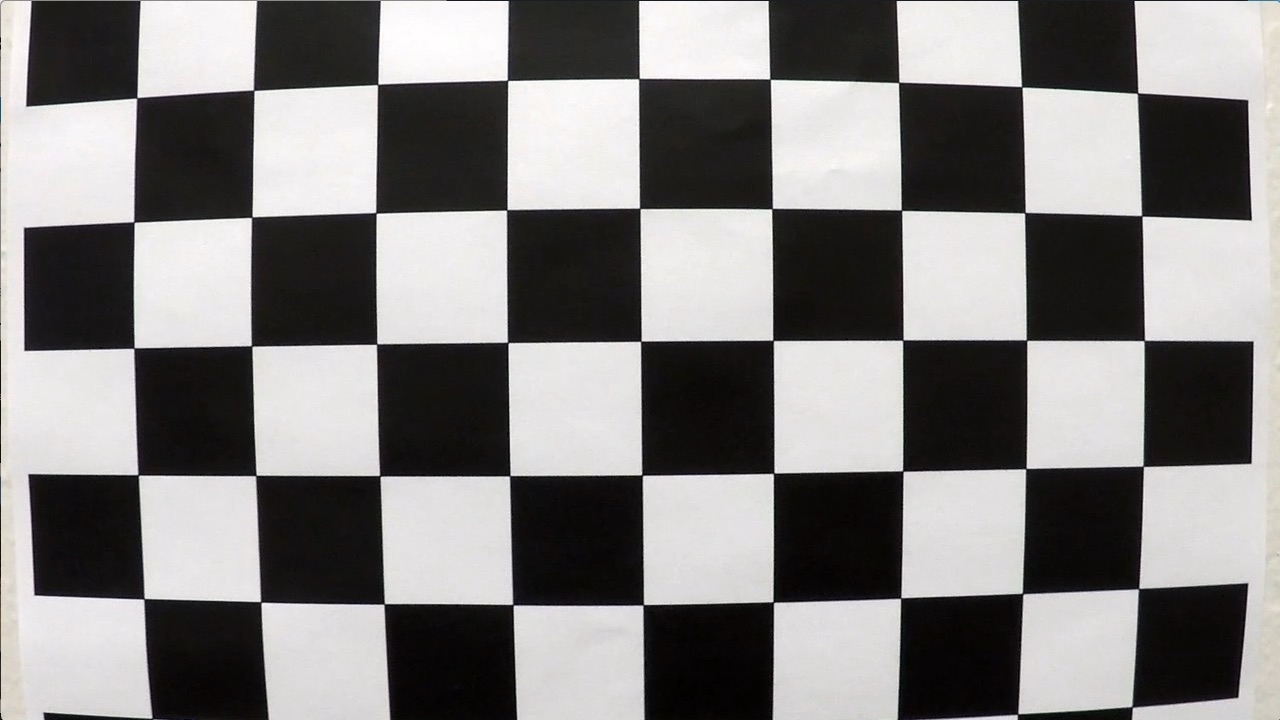
#> input picture camera_cal/calibration1.jpg, 1280 x 720 px
$ jupyter execute 'Advance Lane Finding.ipynb'   (shell and % lines are left out)   (older library calls are emulated)
#> lines starting #> are read from the running program, lines starting #| are printed output that depends on the picture
[cell 1]
# Importing dependencies:
import cv2
import glob
import pickle
import numpy as np
import matplotlib.pyplot as plt
import matplotlib.image as mpimg

print('Imported all dependencies!')

[cell 2]
# Opening and reading an image (one provided by Udacity):
image = cv2.imread('camera_cal/calibration1.jpg')
#> image is the input picture: shape (720, 1280, 3); mean B, G, R 127.8, 128.4, 130.1

# Importing several images for testing:
images = glob.glob('camera_cal/*.jpg')

print('This image is:', type(image), 'with dimensions:', image.shape)
#| This image is: <class 'numpy.ndarray'> with dimensions: (720, 1280, 3)
plt.imshow(image)

[cell 3]
# Setting image size:
# Number of inside corners in X:
nx = 9
# Number of inside corners in Y:
ny = 6

# Creating object points:
# Array that will hold 3D points of the real world:
objpoints = []

# Array that will hold 2D in the image plane:
imagepoints = []

# Preparing the object points:
objp = np.zeros((6 * 9, 3), np.float32)

# Reshaping the coordinates given from ngrid to 2 columns X & Y:
objp[:,:2] = np.mgrid[0:9, 0:6].T.reshape(-1, 2)

print('Done setting the arrays and image size!')

[cell 4]
# Creating function that find the points in the images:
def find_points(img, objpoints, imagepoints):

    # Iterating through the images found in the folder:
    for idx, fname in enumerate(images):

        # Saving the images into an empty variable:
        img = cv2.imread(fname)

        # Grayscaling images from color to gray:
        gray = cv2.cvtColor(img, cv2.COLOR_BGR2GRAY)

        # Looking for chess board corners:
        ret, corners = cv2.findChessboardCorners(gray, (nx, ny), None)
#> ret = False; corners = None

        # Drawing detected corners of. the image:
        img = cv2.drawChessboardCorners(img, (nx, ny), corners, ret)

        # If the function finds corners:
        if ret == True:

            # Appending the corners and the object points to the empty arrays created before:
            imagepoints.append(corners)
            objpoints.append(objp)

            # Drawing corners on the chessboard:
            cv2.drawChessboardCorners(img, (nx, ny), corners, ret)
#> pass 2 of the loop in find_points, `for idx, fname in enumerate(images):`:
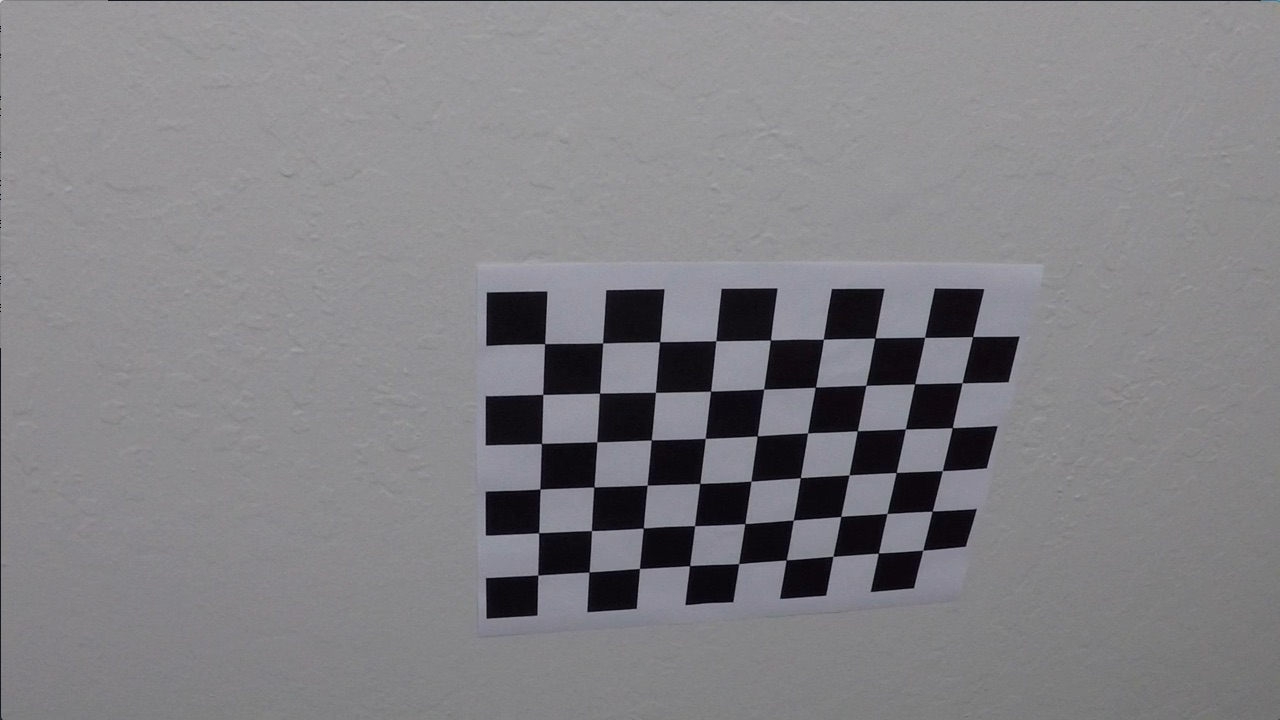
#> input picture camera_cal/calibration10.jpg, 1280 x 720 px
#> in find_points, img is the input picture: shape (720, 1280, 3); mean B, G, R 133.1, 129.4, 130.2
#> in find_points, `ret, corners = cv2.findChessboardCorners(gray, (nx, ny), None)`: ret = True; corners = 54 rows, first 8: [545.3, 343.1], [602.7, 342.8], [660.1, 341.3], [715.8, 340.7], [770.6, 340], [823.5, 339.2], [874.3, 338.5], [925.1, 337.4]
#> in find_points, `cv2.drawChessboardCorners(img, (nx, ny), corners, ret)`:
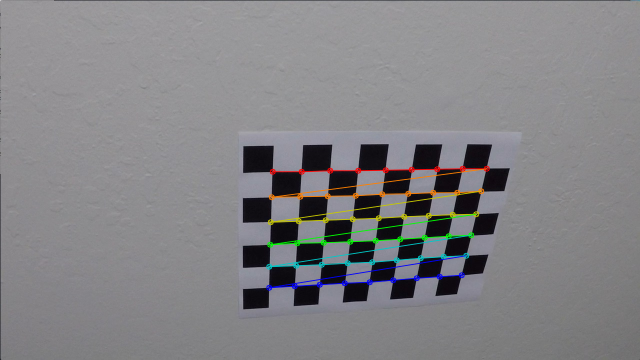
#> img: shape (720, 1280, 3) (shown at 1/2 size); mean B, G, R 133, 130.1, 130.7
#> pass 3 of the loop in find_points, `for idx, fname in enumerate(images):`:
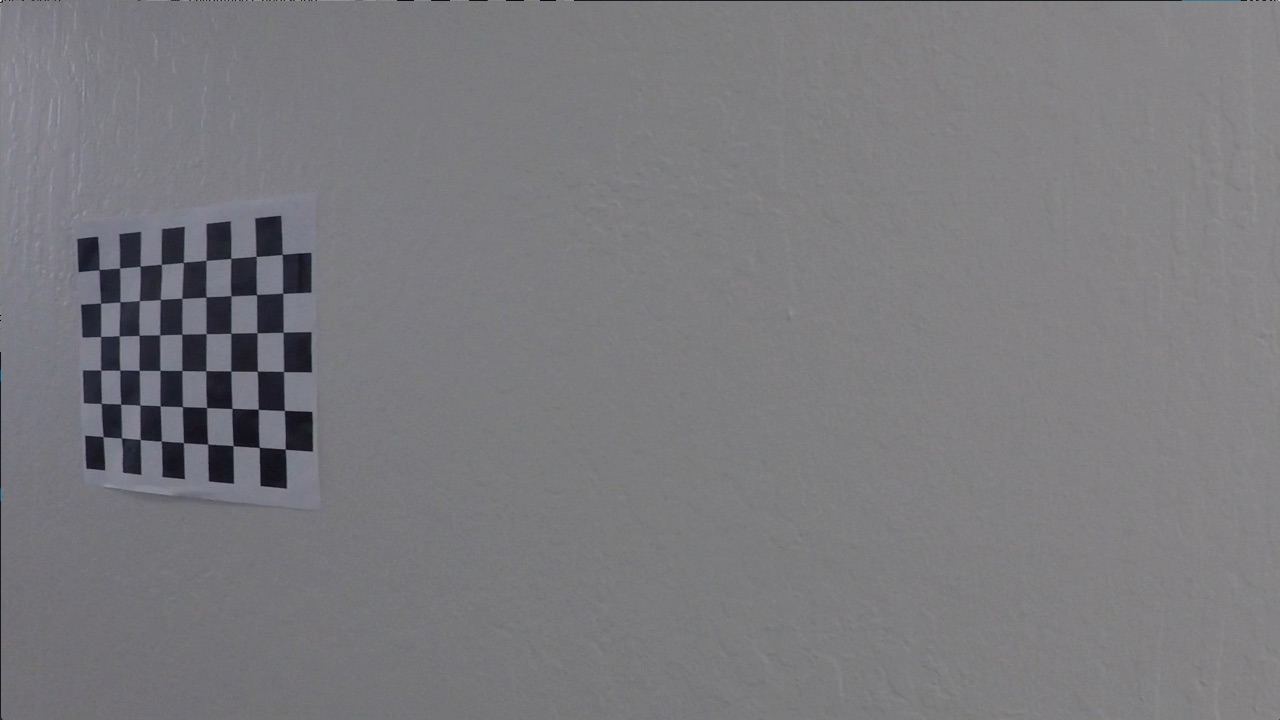
#> input picture camera_cal/calibration11.jpg, 1280 x 720 px
#> in find_points, img is the input picture: shape (720, 1280, 3); mean B, G, R 125.2, 121.7, 122.2
#> corners = 54 rows, first 8: [99.22, 269.6], [119.6, 268], [140.1, 266.1], [161.3, 264.5], [183.3, 262.5], [206.1, 260.3], [230.7, 258.2], [256.2, 256.3]
#> in find_points, `cv2.drawChessboardCorners(img, (nx, ny), corners, ret)`:
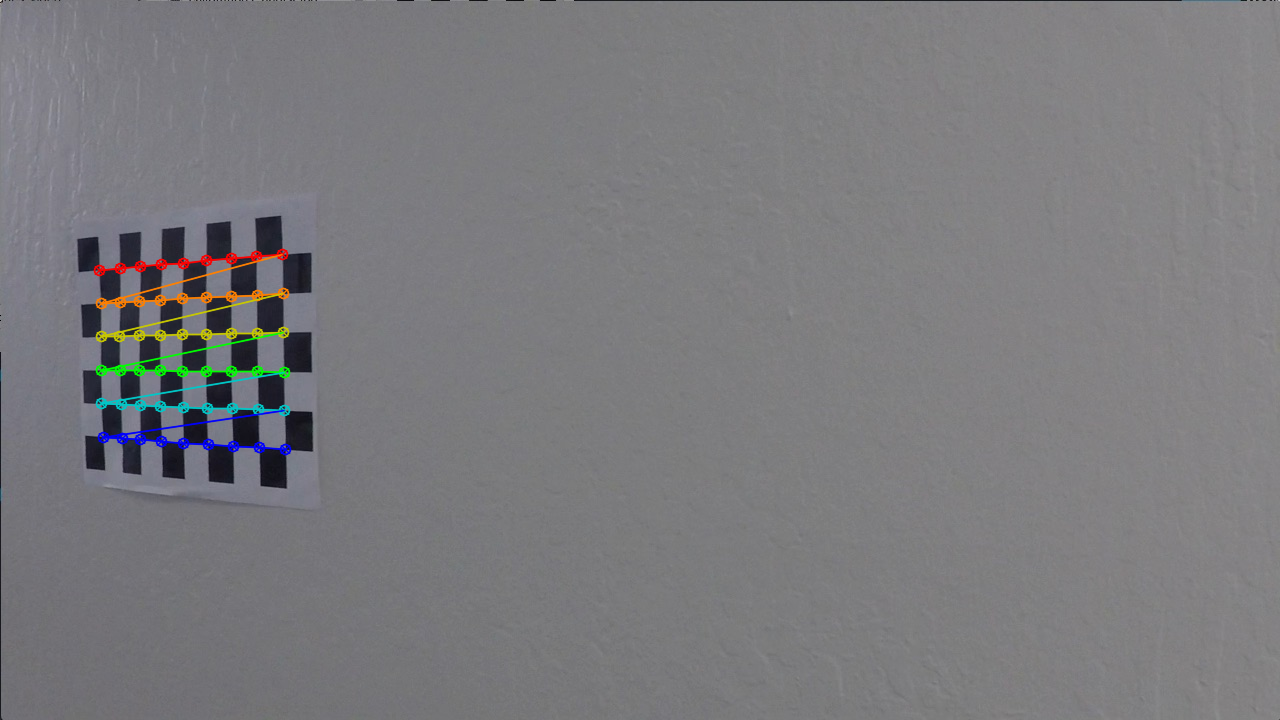
#> img: shape (720, 1280, 3); mean B, G, R 125.1, 122.1, 122.5

    return img

print('Function is ready to use!')

[cell 5]
# Format of showing the original and calibrated images taken from Udacity:
# Formatting the amount of columns and the size of the images that will be displayed:
f, (ax1, ax2) = plt.subplots(1, 2, figsize=(24, 9))
f.tight_layout()

# Showing the original image before passing it through the function:
ax1.imshow(image)
ax1.set_title('Original Image:', fontsize=40)

# Saving the found points image and saving in a variable and folder:
image_points = find_points(image, objpoints, imagepoints)
plt.imsave('output_images/image_points.jpg', image_points)
print('Image saved in directory!')

# Showing the calibrated picture after passing it through the function:
ax2.imshow(image_points)
ax2.set_title('Points Found on Image:', fontsize=40)
plt.subplots_adjust(left=0., right=1, top=0.9, bottom=0.)

[cell 6]
# Calibrating and undistorting the images:
def undistort_img(img):

    # Test undistortion on an image:
    img_size = (image.shape[1], image.shape[0])

    # Do camera calibration given object points and image points:
    ret, mtx, dist, rvecs, tvecs = cv2.calibrateCamera(objpoints, imagepoints, img_size, None, None)

    # Creating the destination of the undistorted image:
    dst = cv2.undistort(img, mtx, dist, None, mtx)

    # Save the camera calibration result for later use (we won't worry about rvecs / tvecs):
    dist_pickle = {}
    dist_pickle["mtx"] = mtx
    dist_pickle["dist"] = dist
    pickle.dump(dist_pickle, open("camera_cal/wide_dist_pickle.p", "wb"))

    return dst

print('Function ready to use!')

[cell 7]
# Showing the original image before passing it through the function:
f, (ax1, ax2) = plt.subplots(1, 2, figsize=(20,10))
ax1.imshow(image)
ax1.set_title('Original Image:', fontsize=30)

# Saving the found points image and saving in a variable and folder:
undistort_image = undistort_img(image)
plt.imsave('output_images/undistort_image.jpg', undistort_image)
print('Image saved in directory!')

# Showing the undistorted picture after passing it through the function:
ax2.imshow(undistort_image)
ax2.set_title('Undistorted Image:', fontsize=30)

[cell 8]
# Creating a function that applies Sobel:
def abs_sobel_thresh(img, orient='x', thresh_min=0, thresh_max=255):

    # Converting image to grayscale:
#> called with orient = 'x', thresh_min = 20, thresh_max = 100
    gray = cv2.cvtColor(img, cv2.COLOR_RGB2GRAY)

    # Taking the derivate of X & Y:
    sobelx = cv2.Sobel(gray, cv2.CV_64F, 1, 0)
    sobely = cv2.Sobel(gray, cv2.CV_64F, 0, 1)

    # Taking the absolute value of the derivative of the gradients.
    abs_sobelx = np.absolute(sobelx)
    abs_sobely = np.absolute(sobely)

    # Scaling the image to 8-bit (0-255) and converting to np.uint8
    scaled_model = np.uint8(255 * abs_sobelx / np.max(abs_sobelx))

    # Creating a mask of 1s where the scaled gradient magnitude number is < thresh min and > the thresh max:
    sxbinary = np.zeros_like(scaled_model)
    sxbinary[(scaled_model >= thresh_min) & (scaled_model <= thresh_max)] = 1

    # Creating variable to save sxbinary:
    binary_output = sxbinary

    return binary_output

print('Function ready to use!')

[cell 9]
# Format of showing the original and calibrated images taken from Udacity:
# Formatting the amount of columns and the size of the images that will be displayed:
f, (ax1, ax2) = plt.subplots(1, 2, figsize=(24, 9))
f.tight_layout()

# Showing the original image before passing it through the function:
ax1.imshow(undistort_image)
ax1.set_title('Undistorted Original Image:', fontsize=40)

# Saving the thresholded gradient and saving in a variable and folder:
thresholded_image = abs_sobel_thresh(undistort_image, orient='x', thresh_min=20, thresh_max=100)
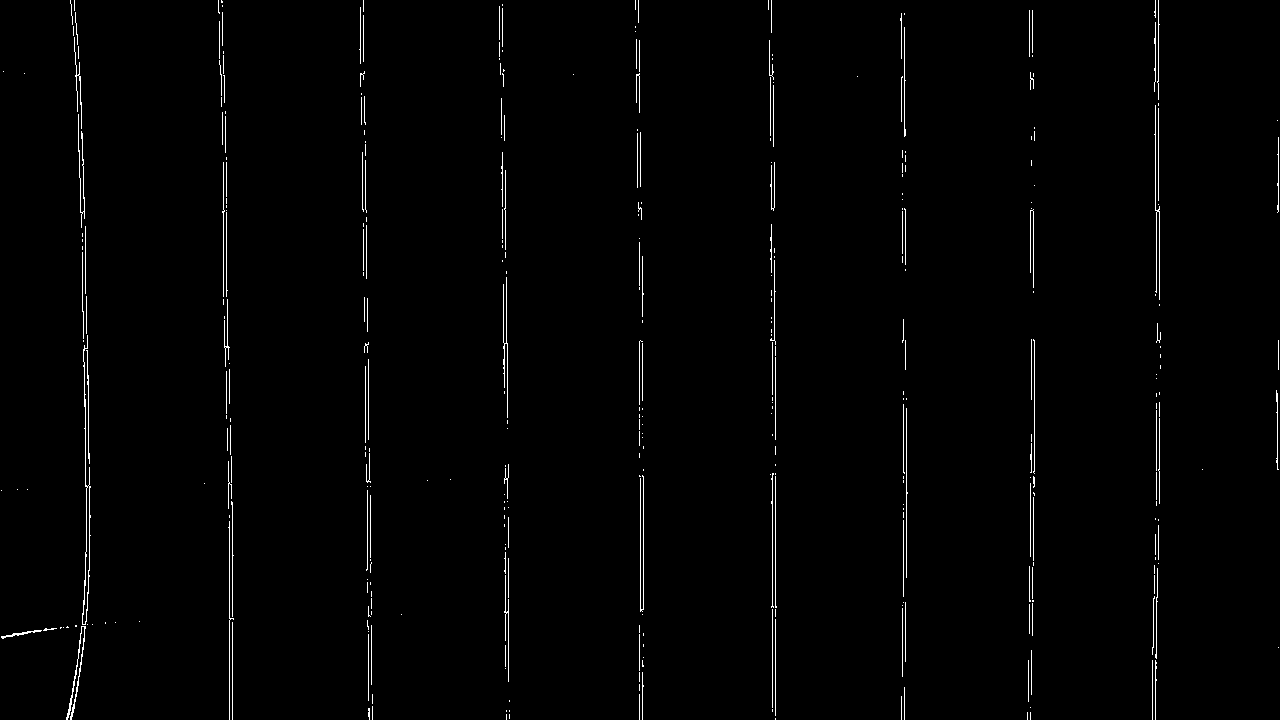
#> thresholded_image: shape (720, 1280); values 0 (black) and 1 (white), 1.2% white in thin lines or dots
plt.imsave('output_images/thresholded_image.jpg', thresholded_image)
print('Image saved in directory!')

# Showing the thresholded gradient after passing it through the function:
ax2.imshow(thresholded_image, cmap='gray')
ax2.set_title('Thresholded Gradient:', fontsize=40)
plt.subplots_adjust(left=0., right=1, top=0.9, bottom=0.)

[cell 10]
# Format of showing the original and calibrated images taken from Udacity:
# Formatting the amount of columns and the size of the images that will be displayed:
f, (ax1, ax2) = plt.subplots(1, 2, figsize=(24, 9))
f.tight_layout()

highway_test1 = cv2.imread('test_images/straight_lines1.jpg')
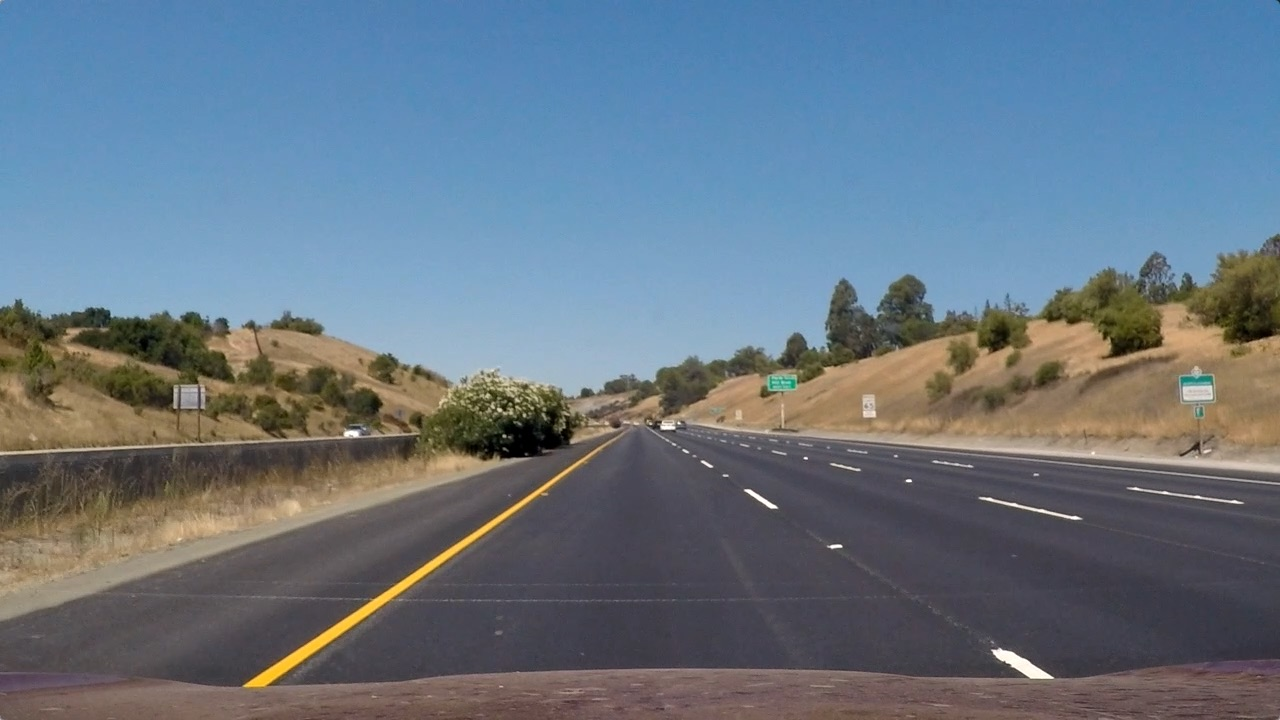
#> input picture test_images/straight_lines1.jpg, 1280 x 720 px
#> highway_test1 is the input picture: shape (720, 1280, 3); mean B, G, R 131.2, 117.7, 103.2

# Displaying threshold in highway picture:
# Showing the original image before passing it through the function:
ax1.imshow(highway_test1)
ax1.set_title('Original Image:', fontsize=40)

# Saving the thresholded gradient and saving in a variable and folder:
highway_threshold_test1 = abs_sobel_thresh(highway_test1, orient='x', thresh_min=20, thresh_max=100)
#> call 2 of abs_sobel_thresh, with orient = 'x', thresh_min = 20, thresh_max = 100
#> in abs_sobel_thresh (call 2), `sobely = cv2.Sobel(gray, cv2.CV_64F, 0, 1)`:
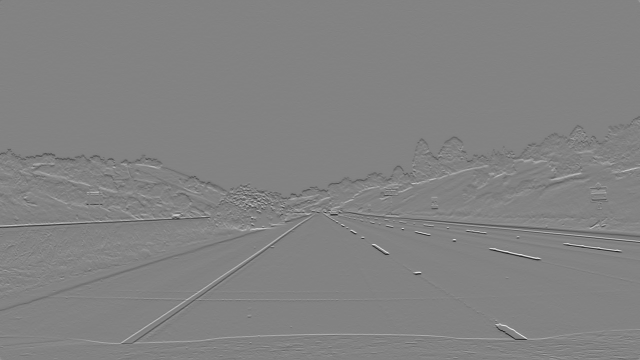
#> sobely: shape (720, 1280) float64 (shown at 1/2 size); min -778, max 739, mean -0.5; drawn with min black and max white
#> highway_threshold_test1: shape (720, 1280); values 0 (black) and 1 (white), 4.2% white in thin lines or dots
plt.imsave('output_images/highway_threshold_test1.jpg', highway_threshold_test1)
print('Image saved in directory!')

# Showing the thresholded gradient after passing it through the function:
ax2.imshow(highway_threshold_test1, cmap='gray')
ax2.set_title('Thresholded Gradient:', fontsize=40)
plt.subplots_adjust(left=0., right=1, top=0.9, bottom=0.)

[cell 11]
# Creating function that applies Magnitude of Gradient:
def mag_thresh(img, sobel_kernel=3, mag_thresh=(0, 255)):

    # Converting image to grayscale:
#> called with sobel_kernel = 3, mag_thresh = (30, 100)
    gray = cv2.cvtColor(img, cv2.COLOR_RGB2GRAY)

    # Taking the derivate of X & Y:
    sobelx = cv2.Sobel(gray, cv2.CV_64F, 1, 0)
    sobely = cv2.Sobel(gray, cv2.CV_64F, 0, 1)

    # Calculating the magnitude:
    abs_sobelx = np.sqrt(sobelx**2 + sobely**2)

    # Scaling the image to 8-bit (0-255) and converting to np.uint8
    scaled_model = np.uint8(255 * abs_sobelx / np.max(abs_sobelx))

    # Creating a mask of 1s where the scaled gradient magnitude number is < thresh min and > the thresh max:
    sxbinary = np.zeros_like(scaled_model)
    sxbinary[(scaled_model > mag_thresh[0]) & (scaled_model < mag_thresh[1])] = 1

    # Creating variable to save sxbinary:
    binary_output = sxbinary
    return binary_output

print('Function ready to use!')

[cell 12]
# Format of showing the original and calibrated images taken from Udacity:
# Formatting the amount of columns and the size of the images that will be displayed:
f, (ax1, ax2) = plt.subplots(1, 2, figsize=(24, 9))
f.tight_layout()

# Showing the original image before passing it through the function:
ax1.imshow(undistort_image)
ax1.set_title('Undistorted Original Image:', fontsize=40)

# Saving the thresholded gradient and saving in a variable and folder:
magnitude_image = mag_thresh(undistort_image, sobel_kernel=3, mag_thresh=(30, 100))
#> magnitude_image: shape (720, 1280); values 0 (black) and 1 (white), 1.7% white in thin lines or dots
plt.imsave('output_images/magnitude_image.jpg', magnitude_image)
print('Image saved in directory!')

# Showing the thresholded gradient after passing it through the function:
ax2.imshow(magnitude_image, cmap='gray')
ax2.set_title('Thresholded Magnitude:', fontsize=40)
plt.subplots_adjust(left=0., right=1, top=0.9, bottom=0.)

[cell 13]
# Format of showing the original and calibrated images taken from Udacity:
# Formatting the amount of columns and the size of the images that will be displayed:
f, (ax1, ax2) = plt.subplots(1, 2, figsize=(24, 9))
f.tight_layout()

# Displaying magnitude threshold in highway picture:
# Showing the original image before passing it through the function:
ax1.imshow(highway_test1)
ax1.set_title('Original Image:', fontsize=40)

# Saving the magnitude thresholded and saving in a variable and folder:
highway_magnitude_test1 = mag_thresh(highway_test1, sobel_kernel=3, mag_thresh=(30, 100))
#> highway_magnitude_test1: shape (720, 1280); values 0 (black) and 1 (white), 4.6% white in thin lines or dots
plt.imsave('output_images/highway_magnitude_test1.jpg', highway_magnitude_test1)
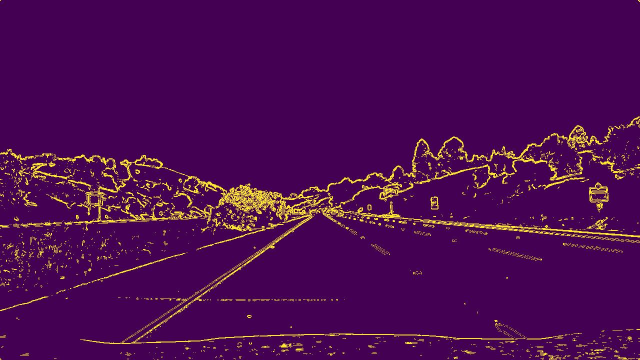
#> saved as highway_magnitude_test1.jpg: shape (720, 1280, 3) (shown at 1/2 size); mean R, G, B 76.4, 11.1, 81.4
print('Image saved in directory!')

# Showing the magnitude thresholded after passing it through the function:
ax2.imshow(highway_magnitude_test1, cmap='gray')
ax2.set_title('Thresholded Gradient:', fontsize=40)
plt.subplots_adjust(left=0., right=1, top=0.9, bottom=0.)
